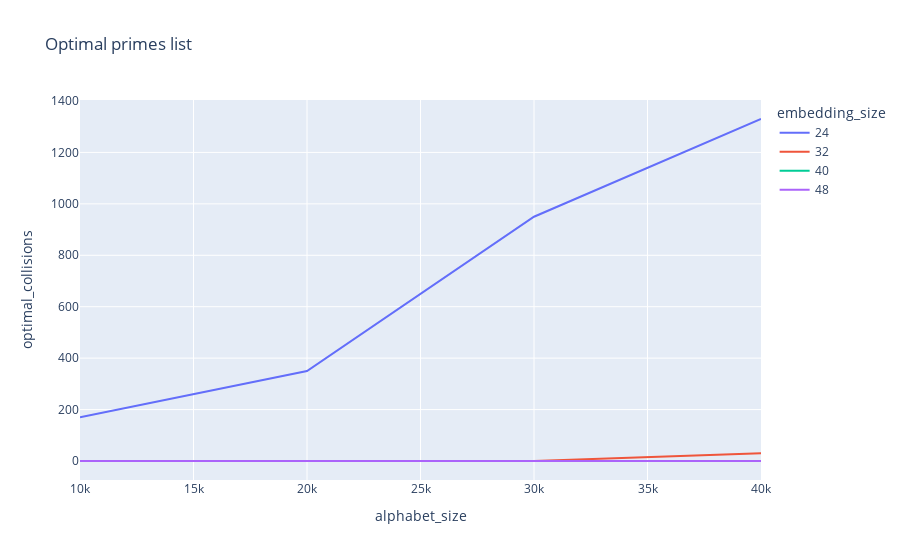

The code cell stored with this chart in its notebook:
### Code cell
px.line(df, x='alphabet_size', y='optimal_collisions', color='embedding_size', title="Optimal primes list")

### Figure 1 — Plotly figure (JSON) as saved in the notebook; plotly's stock layout.template omitted (floating-point values rounded to 4 significant figures)
{"data": [{"hovertemplate": "embedding_size=24<br>alphabet_size=%{x}<br>optimal_collisions=%{y}<extra></extra>", "legendgroup": "24", "line": {"color": "#636efa", "dash": "solid"}, "mode": "lines", "name": "24", "orientation": "v", "showlegend": true, "type": "scatter", "x": [10000, 20000, 30000, 40000], "xaxis": "x", "y": [170, 350, 950, 1330], "yaxis": "y"}, {"hovertemplate": "embedding_size=32<br>alphabet_size=%{x}<br>optimal_collisions=%{y}<extra></extra>", "legendgroup": "32", "line": {"color": "#EF553B", "dash": "solid"}, "mode": "lines", "name": "32", "orientation": "v", "showlegend": true, "type": "scatter", "x": [10000, 20000, 30000, 40000], "xaxis": "x", "y": [0, 0, 0, 30], "yaxis": "y"}, {"hovertemplate": "embedding_size=40<br>alphabet_size=%{x}<br>optimal_collisions=%{y}<extra></extra>", "legendgroup": "40", "line": {"color": "#00cc96", "dash": "solid"}, "mode": "lines", "name": "40", "orientation": "v", "showlegend": true, "type": "scatter", "x": [10000, 20000, 30000, 40000], "xaxis": "x", "y": [0, 0, 0, 0], "yaxis": "y"}, {"hovertemplate": "embedding_size=48<br>alphabet_size=%{x}<br>optimal_collisions=%{y}<extra></extra>", "legendgroup": "48", "line": {"color": "#ab63fa", "dash": "solid"}, "mode": "lines", "name": "48", "orientation": "v", "showlegend": true, "type": "scatter", "x": [10000, 20000, 30000, 40000], "xaxis": "x", "y": [0, 0, 0, 0], "yaxis": "y"}], "layout": {"legend": {"title": {"text": "embedding_size"}, "tracegroupgap": 0}, "title": {"text": "Optimal primes list"}, "xaxis": {"anchor": "y", "domain": [0, 1], "title": {"text": "alphabet_size"}}, "yaxis": {"anchor": "x", "domain": [0, 1], "title": {"text": "optimal_collisions"}}}}
